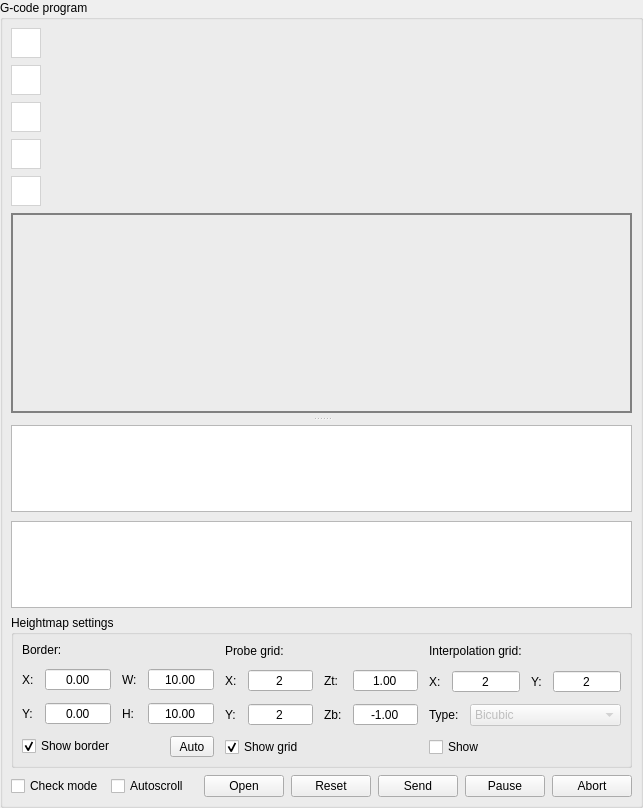
     <widget class="QGroupBox" name="grpProgram">
      <property name="title">
       <string>G-code program</string>
      </property>
      <property name="flat">
       <bool>false</bool>
      </property>
      <layout class="QVBoxLayout" name="verticalLayout_17" stretch="0,0,0,0,0,1,0,0">
       <property name="spacing">
        <number>7</number>
       </property>
       <property name="leftMargin">
        <number>8</number>
       </property>
       <property name="topMargin">
        <number>8</number>
       </property>
       <property name="rightMargin">
        <number>8</number>
       </property>
       <property name="bottomMargin">
        <number>8</number>
       </property>
       <item>
        <widget class="QToolButton" name="cmdIsometric">
         <property name="minimumSize">
          <size>
           <width>30</width>
           <height>30</height>
          </size>
         </property>
         <property name="toolTip">
          <string>Isometric view</string>
         </property>
         <property name="styleSheet">
          <string notr="true">QToolButton { /* all types of tool button */
	color: lightgray;
	border: 1px solid lightgray;
	border-radius: 0px;
	background-color: white;
}

QToolButton:hover { /* all types of tool button */
	border: 1px solid gray;
	color: gray;
}

QToolButton:pressed {
}

QToolButton:checked { /* all types of tool button */
}</string>
         </property>
         <property name="text">
          <string/>
         </property>
         <property name="icon">
          <iconset resource="images.qrc">
           <normaloff>:/images/cube.png</normaloff>:/images/cube.png</iconset>
         </property>
         <property name="iconSize">
          <size>
           <width>20</width>
           <height>20</height>
          </size>
         </property>
        </widget>
       </item>
       <item>
        <widget class="QToolButton" name="cmdTop">
         <property name="minimumSize">
          <size>
           <width>30</width>
           <height>30</height>
          </size>
         </property>
         <property name="toolTip">
          <string>Top view</string>
         </property>
         <property name="styleSheet">
          <string notr="true">QToolButton { /* all types of tool button */
	color: lightgray;
	border: 1px solid lightgray;
	border-radius: 0px;
	background-color: white;
}

QToolButton:hover { /* all types of tool button */
	border: 1px solid gray;
	color: gray;
}

QToolButton:pressed {
}

QToolButton:checked { /* all types of tool button */
}</string>
         </property>
         <property name="text">
          <string/>
         </property>
         <property name="icon">
          <iconset resource="images.qrc">
           <normaloff>:/images/cubeTop.png</normaloff>:/images/cubeTop.png</iconset>
         </property>
         <property name="iconSize">
          <size>
           <width>20</width>
           <height>20</height>
          </size>
         </property>
        </widget>
       </item>
       <item>
        <widget class="QToolButton" name="cmdFront">
         <property name="minimumSize">
          <size>
           <width>30</width>
           <height>30</height>
          </size>
         </property>
         <property name="toolTip">
          <string>Front view</string>
         </property>
         <property name="styleSheet">
          <string notr="true">QToolButton { /* all types of tool button */
	color: lightgray;
	border: 1px solid lightgray;
	border-radius: 0px;
	background-color: white;
}

QToolButton:hover { /* all types of tool button */
	border: 1px solid gray;
	color: gray;
}

QToolButton:pressed {
}

QToolButton:checked { /* all types of tool button */
}</string>
         </property>
         <property name="text">
          <string/>
         </property>
         <property name="icon">
          <iconset resource="images.qrc">
           <normaloff>:/images/cubeFront.png</normaloff>:/images/cubeFront.png</iconset>
         </property>
         <property name="iconSize">
          <size>
           <width>20</width>
           <height>20</height>
          </size>
         </property>
        </widget>
       </item>
       <item>
        <widget class="QToolButton" name="cmdLeft">
         <property name="minimumSize">
          <size>
           <width>30</width>
           <height>30</height>
          </size>
         </property>
         <property name="toolTip">
          <string>Left view</string>
         </property>
         <property name="styleSheet">
          <string notr="true">QToolButton { /* all types of tool button */
	color: lightgray;
	border: 1px solid lightgray;
	border-radius: 0px;
	background-color: white;
}

QToolButton:hover { /* all types of tool button */
	border: 1px solid gray;
	color: gray;
}

QToolButton:pressed {
}

QToolButton:checked { /* all types of tool button */
}</string>
         </property>
         <property name="text">
          <string/>
         </property>
         <property name="icon">
          <iconset resource="images.qrc">
           <normaloff>:/images/cubeLeft.png</normaloff>:/images/cubeLeft.png</iconset>
         </property>
         <property name="iconSize">
          <size>
           <width>20</width>
           <height>20</height>
          </size>
         </property>
        </widget>
       </item>
       <item>
        <widget class="QToolButton" name="cmdFit">
         <property name="minimumSize">
          <size>
           <width>30</width>
           <height>30</height>
          </size>
         </property>
         <property name="toolTip">
          <string>Fit</string>
         </property>
         <property name="styleSheet">
          <string notr="true">QToolButton { /* all types of tool button */
	color: lightgray;
	border: 1px solid lightgray;
	border-radius: 0px;
	background-color: white;
}

QToolButton:hover { /* all types of tool button */
	border: 1px solid gray;
	color: gray;
}

QToolButton:pressed {
}

QToolButton:checked { /* all types of tool button */
}</string>
         </property>
         <property name="text">
          <string/>
         </property>
         <property name="icon">
          <iconset resource="images.qrc">
           <normaloff>:/images/fit_1.png</normaloff>:/images/fit_1.png</iconset>
         </property>
         <property name="iconSize">
          <size>
           <width>20</width>
           <height>20</height>
          </size>
         </property>
        </widget>
       </item>
       <item>
        <widget class="QSplitter" name="splitter">
         <property name="orientation">
          <enum>Qt::Vertical</enum>
         </property>
         <property name="handleWidth">
          <number>12</number>
         </property>
         <widget class="QWidget" name="frame" native="true">
          <property name="sizePolicy">
           <sizepolicy hsizetype="Preferred" vsizetype="Minimum">
            <horstretch>0</horstretch>
            <verstretch>0</verstretch>
           </sizepolicy>
          </property>
          <property name="minimumSize">
           <size>
            <width>0</width>
            <height>200</height>
           </size>
          </property>
          <property name="styleSheet">
           <string notr="true">border: 1px solid gray;</string>
          </property>
          <layout class="QVBoxLayout" name="verticalLayout_8">
           <property name="leftMargin">
            <number>1</number>
           </property>
           <property name="topMargin">
            <number>1</number>
           </property>
           <property name="rightMargin">
            <number>1</number>
           </property>
           <property name="bottomMargin">
            <number>1</number>
           </property>
           <item>
            <widget class="GLWidget" name="glwVisualizer" native="true"/>
           </item>
          </layout>
         </widget>
         <widget class="QWidget" name="layoutWidget">
          <layout class="QVBoxLayout" name="verticalLayout_7">
           <property name="spacing">
            <number>9</number>
           </property>
           <item>
            <widget class="QTableView" name="tblProgram">
             <property name="font">
              <font>
               <pointsize>9</pointsize>
              </font>
             </property>
             <property name="contextMenuPolicy">
              <enum>Qt::CustomContextMenu</enum>
             </property>
             <property name="editTriggers">
              <set>QAbstractItemView::AnyKeyPressed|QAbstractItemView::DoubleClicked|QAbstractItemView::EditKeyPressed|QAbstractItemView::SelectedClicked</set>
             </property>
             <property name="selectionMode">
              <enum>QAbstractItemView::ContiguousSelection</enum>
             </property>
             <property name="selectionBehavior">
              <enum>QAbstractItemView::SelectRows</enum>
             </property>
             <property name="gridStyle">
              <enum>Qt::DashLine</enum>
             </property>
             <attribute name="horizontalHeaderHighlightSections">
              <bool>false</bool>
             </attribute>
             <attribute name="horizontalHeaderMinimumSectionSize">
              <number>50</number>
             </attribute>
             <attribute name="verticalHeaderVisible">
              <bool>false</bool>
             </attribute>
            </widget>
           </item>
           <item>
            <widget class="QTableView" name="tblHeightMap">
             <property name="alternatingRowColors">
              <bool>true</bool>
             </property>
             <property name="selectionMode">
              <enum>QAbstractItemView::SingleSelection</enum>
             </property>
             <property name="gridStyle">
              <enum>Qt::DashLine</enum>
             </property>
             <attribute name="horizontalHeaderVisible">
              <bool>false</bool>
             </attribute>
             <attribute name="horizontalHeaderDefaultSectionSize">
              <number>60</number>
             </attribute>
             <attribute name="horizontalHeaderHighlightSections">
              <bool>false</bool>
             </attribute>
             <attribute name="verticalHeaderVisible">
              <bool>false</bool>
             </attribute>
            </widget>
           </item>
          </layout>
         </widget>
        </widget>
       </item>
       <item>
        <widget class="QGroupBox" name="grpHeightMapSettings">
         <property name="title">
          <string>Heightmap settings</string>
         </property>
         <layout class="QHBoxLayout" name="horizontalLayout_20" stretch="1,1,1">
          <property name="spacing">
           <number>11</number>
          </property>
          <property name="leftMargin">
           <number>8</number>
          </property>
          <property name="topMargin">
           <number>8</number>
          </property>
          <property name="rightMargin">
           <number>8</number>
          </property>
          <property name="bottomMargin">
           <number>8</number>
          </property>
          <item>
           <layout class="QVBoxLayout" name="verticalLayout_18">
            <item>
             <widget class="QLabel" name="label_5">
              <property name="text">
               <string>Border:</string>
              </property>
             </widget>
            </item>
            <item>
             <layout class="QGridLayout" name="gridLayout">
              <item row="0" column="0">
               <widget class="QLabel" name="label_6">
                <property name="text">
                 <string>X:</string>
                </property>
               </widget>
              </item>
              <item row="0" column="1">
               <widget class="QDoubleSpinBox" name="txtHeightMapBorderX">
                <property name="sizePolicy">
                 <sizepolicy hsizetype="Expanding" vsizetype="Fixed">
                  <horstretch>0</horstretch>
                  <verstretch>0</verstretch>
                 </sizepolicy>
                </property>
                <property name="locale">
                 <locale language="C" country="AnyCountry"/>
                </property>
                <property name="alignment">
                 <set>Qt::AlignCenter</set>
                </property>
                <property name="buttonSymbols">
                 <enum>QAbstractSpinBox::NoButtons</enum>
                </property>
                <property name="minimum">
                 <double>-999.000000000000000</double>
                </property>
                <property name="maximum">
                 <double>999.000000000000000</double>
                </property>
               </widget>
              </item>
              <item row="1" column="3">
               <widget class="QDoubleSpinBox" name="txtHeightMapBorderHeight">
                <property name="sizePolicy">
                 <sizepolicy hsizetype="Expanding" vsizetype="Fixed">
                  <horstretch>0</horstretch>
                  <verstretch>0</verstretch>
                 </sizepolicy>
                </property>
                <property name="locale">
                 <locale language="C" country="AnyCountry"/>
                </property>
                <property name="alignment">
                 <set>Qt::AlignCenter</set>
                </property>
                <property name="buttonSymbols">
                 <enum>QAbstractSpinBox::NoButtons</enum>
                </property>
                <property name="minimum">
                 <double>-999.000000000000000</double>
                </property>
                <property name="maximum">
                 <double>999.000000000000000</double>
                </property>
                <property name="value">
                 <double>10.000000000000000</double>
                </property>
               </widget>
              </item>
              <item row="1" column="2">
               <widget class="QLabel" name="label_9">
                <property name="text">
                 <string>H:</string>
                </property>
               </widget>
              </item>
              <item row="1" column="1">
               <widget class="QDoubleSpinBox" name="txtHeightMapBorderY">
                <property name="sizePolicy">
                 <sizepolicy hsizetype="Expanding" vsizetype="Fixed">
                  <horstretch>0</horstretch>
                  <verstretch>0</verstretch>
                 </sizepolicy>
                </property>
                <property name="locale">
                 <locale language="C" country="AnyCountry"/>
                </property>
                <property name="alignment">
                 <set>Qt::AlignCenter</set>
                </property>
                <property name="buttonSymbols">
                 <enum>QAbstractSpinBox::NoButtons</enum>
                </property>
                <property name="minimum">
                 <double>-999.000000000000000</double>
                </property>
                <property name="maximum">
                 <double>999.000000000000000</double>
                </property>
               </widget>
              </item>
              <item row="1" column="0">
               <widget class="QLabel" name="label_7">
                <property name="text">
                 <string>Y:</string>
                </property>
               </widget>
              </item>
              <item row="0" column="2">
               <widget class="QLabel" name="label_8">
                <property name="text">
                 <string>W:</string>
                </property>
               </widget>
              </item>
              <item row="0" column="3">
               <widget class="QDoubleSpinBox" name="txtHeightMapBorderWidth">
                <property name="sizePolicy">
                 <sizepolicy hsizetype="Expanding" vsizetype="Fixed">
                  <horstretch>0</horstretch>
                  <verstretch>0</verstretch>
                 </sizepolicy>
                </property>
                <property name="locale">
                 <locale language="C" country="AnyCountry"/>
                </property>
                <property name="alignment">
                 <set>Qt::AlignCenter</set>
                </property>
                <property name="buttonSymbols">
                 <enum>QAbstractSpinBox::NoButtons</enum>
                </property>
                <property name="minimum">
                 <double>-999.000000000000000</double>
                </property>
                <property name="maximum">
                 <double>999.000000000000000</double>
                </property>
                <property name="value">
                 <double>10.000000000000000</double>
                </property>
               </widget>
              </item>
             </layout>
            </item>
            <item>
             <layout class="QHBoxLayout" name="horizontalLayout_18">
              <item>
               <widget class="QCheckBox" name="chkHeightMapBorderShow">
                <property name="text">
                 <string>Show border</string>
                </property>
                <property name="checked">
                 <bool>true</bool>
                </property>
               </widget>
              </item>
              <item>
               <widget class="StyledToolButton" name="cmdHeightMapBorderAuto">
                <property name="minimumSize">
                 <size>
                  <width>44</width>
                  <height>18</height>
                 </size>
                </property>
                <property name="text">
                 <string>Auto</string>
                </property>
               </widget>
              </item>
             </layout>
            </item>
           </layout>
          </item>
          <item>
           <layout class="QVBoxLayout" name="verticalLayout_19">
            <item>
             <widget class="QLabel" name="label_10">
              <property name="text">
               <string>Probe grid:</string>
              </property>
             </widget>
            </item>
            <item>
             <layout class="QGridLayout" name="gridLayout_4">
              <item row="0" column="0">
               <widget class="QLabel" name="label_12">
                <property name="text">
                 <string>X:</string>
                </property>
               </widget>
              </item>
              <item row="0" column="1">
               <widget class="QDoubleSpinBox" name="txtHeightMapGridX">
                <property name="sizePolicy">
                 <sizepolicy hsizetype="Expanding" vsizetype="Fixed">
                  <horstretch>0</horstretch>
                  <verstretch>0</verstretch>
                 </sizepolicy>
                </property>
                <property name="locale">
                 <locale language="C" country="AnyCountry"/>
                </property>
                <property name="alignment">
                 <set>Qt::AlignCenter</set>
                </property>
                <property name="buttonSymbols">
                 <enum>QAbstractSpinBox::NoButtons</enum>
                </property>
                <property name="decimals">
                 <number>0</number>
                </property>
                <property name="minimum">
                 <double>2.000000000000000</double>
                </property>
                <property name="maximum">
                 <double>1000.000000000000000</double>
                </property>
                <property name="value">
                 <double>2.000000000000000</double>
                </property>
               </widget>
              </item>
              <item row="0" column="5">
               <widget class="QDoubleSpinBox" name="txtHeightMapGridZTop">
                <property name="sizePolicy">
                 <sizepolicy hsizetype="Expanding" vsizetype="Fixed">
                  <horstretch>0</horstretch>
                  <verstretch>0</verstretch>
                 </sizepolicy>
                </property>
                <property name="locale">
                 <locale language="C" country="AnyCountry"/>
                </property>
                <property name="alignment">
                 <set>Qt::AlignCenter</set>
                </property>
                <property name="buttonSymbols">
                 <enum>QAbstractSpinBox::NoButtons</enum>
                </property>
                <property name="minimum">
                 <double>-999.000000000000000</double>
                </property>
                <property name="maximum">
                 <double>999.000000000000000</double>
                </property>
                <property name="value">
                 <double>1.000000000000000</double>
                </property>
               </widget>
              </item>
              <item row="1" column="5">
               <widget class="QDoubleSpinBox" name="txtHeightMapGridZBottom">
                <property name="sizePolicy">
                 <sizepolicy hsizetype="Expanding" vsizetype="Fixed">
                  <horstretch>0</horstretch>
                  <verstretch>0</verstretch>
                 </sizepolicy>
                </property>
                <property name="locale">
                 <locale language="C" country="AnyCountry"/>
                </property>
                <property name="alignment">
                 <set>Qt::AlignCenter</set>
                </property>
                <property name="buttonSymbols">
                 <enum>QAbstractSpinBox::NoButtons</enum>
                </property>
                <property name="minimum">
                 <double>-999.000000000000000</double>
                </property>
                <property name="maximum">
                 <double>999.000000000000000</double>
                </property>
                <property name="value">
                 <double>-1.000000000000000</double>
                </property>
               </widget>
              </item>
              <item row="1" column="1">
               <widget class="QDoubleSpinBox" name="txtHeightMapGridY">
                <property name="sizePolicy">
                 <sizepolicy hsizetype="Expanding" vsizetype="Fixed">
                  <horstretch>0</horstretch>
                  <verstretch>0</verstretch>
                 </sizepolicy>
                </property>
                <property name="locale">
                 <locale language="C" country="AnyCountry"/>
                </property>
                <property name="alignment">
                 <set>Qt::AlignCenter</set>
                </property>
                <property name="buttonSymbols">
                 <enum>QAbstractSpinBox::NoButtons</enum>
                </property>
                <property name="decimals">
                 <number>0</number>
                </property>
                <property name="minimum">
                 <double>2.000000000000000</double>
                </property>
                <property name="maximum">
                 <double>1000.000000000000000</double>
                </property>
                <property name="value">
                 <double>2.000000000000000</double>
                </property>
               </widget>
              </item>
              <item row="1" column="3">
               <widget class="QLabel" name="label_11">
                <property name="text">
                 <string>Zb:</string>
                </property>
               </widget>
              </item>
              <item row="1" column="0">
               <widget class="QLabel" name="label_13">
                <property name="text">
                 <string>Y:</string>
                </property>
               </widget>
              </item>
              <item row="0" column="3">
               <widget class="QLabel" name="label_14">
                <property name="text">
                 <string>Zt:</string>
                </property>
               </widget>
              </item>
             </layout>
            </item>
            <item>
             <layout class="QHBoxLayout" name="horizontalLayout_19">
              <item>
               <widget class="QCheckBox" name="chkHeightMapGridShow">
                <property name="text">
                 <string>Show grid</string>
                </property>
                <property name="checked">
                 <bool>true</bool>
                </property>
               </widget>
              </item>
              <item>
               <spacer name="horizontalSpacer_6">
                <property name="orientation">
                 <enum>Qt::Horizontal</enum>
                </property>
                <property name="sizeHint" stdset="0">
                 <size>
                  <width>40</width>
                  <height>1</height>
                 </size>
                </property>
               </spacer>
              </item>
             </layout>
            </item>
           </layout>
          </item>
          <item>
           <layout class="QVBoxLayout" name="verticalLayout_20">
            <item>
             <widget class="QLabel" name="label_16">
              <property name="text">
               <string>Interpolation grid:</string>
              </property>
             </widget>
            </item>
            <item>
             <layout class="QGridLayout" name="gridLayout_6">
              <item row="1" column="2">
               <widget class="QLabel" name="label_19">
                <property name="text">
                 <string>Y:</string>
                </property>
               </widget>
              </item>
              <item row="1" column="0">
               <widget class="QLabel" name="label_18">
                <property name="text">
                 <string>X:</string>
                </property>
               </widget>
              </item>
              <item row="1" column="1">
               <widget class="QDoubleSpinBox" name="txtHeightMapInterpolationStepX">
                <property name="sizePolicy">
                 <sizepolicy hsizetype="Expanding" vsizetype="Fixed">
                  <horstretch>0</horstretch>
                  <verstretch>0</verstretch>
                 </sizepolicy>
                </property>
                <property name="locale">
                 <locale language="C" country="AnyCountry"/>
                </property>
                <property name="alignment">
                 <set>Qt::AlignCenter</set>
                </property>
                <property name="buttonSymbols">
                 <enum>QAbstractSpinBox::NoButtons</enum>
                </property>
                <property name="decimals">
                 <number>0</number>
                </property>
                <property name="minimum">
                 <double>2.000000000000000</double>
                </property>
                <property name="maximum">
                 <double>1000.000000000000000</double>
                </property>
                <property name="value">
                 <double>2.000000000000000</double>
                </property>
               </widget>
              </item>
              <item row="1" column="3">
               <widget class="QDoubleSpinBox" name="txtHeightMapInterpolationStepY">
                <property name="sizePolicy">
                 <sizepolicy hsizetype="Expanding" vsizetype="Fixed">
                  <horstretch>0</horstretch>
                  <verstretch>0</verstretch>
                 </sizepolicy>
                </property>
                <property name="locale">
                 <locale language="C" country="AnyCountry"/>
                </property>
                <property name="alignment">
                 <set>Qt::AlignCenter</set>
                </property>
                <property name="buttonSymbols">
                 <enum>QAbstractSpinBox::NoButtons</enum>
                </property>
                <property name="decimals">
                 <number>0</number>
                </property>
                <property name="minimum">
                 <double>2.000000000000000</double>
                </property>
                <property name="maximum">
                 <double>1000.000000000000000</double>
                </property>
                <property name="value">
                 <double>2.000000000000000</double>
                </property>
               </widget>
              </item>
             </layout>
            </item>
            <item>
             <layout class="QHBoxLayout" name="horizontalLayout_23" stretch="0,0">
              <item>
               <widget class="QLabel" name="label_17">
                <property name="text">
                 <string>Type:</string>
                </property>
               </widget>
              </item>
              <item>
               <widget class="QComboBox" name="cboHeightMapInterpolationType">
                <property name="enabled">
                 <bool>false</bool>
                </property>
                <property name="sizePolicy">
                 <sizepolicy hsizetype="Expanding" vsizetype="Fixed">
                  <horstretch>0</horstretch>
                  <verstretch>0</verstretch>
                 </sizepolicy>
                </property>
                <item>
                 <property name="text">
                  <string>Bicubic</string>
                 </property>
                </item>
               </widget>
              </item>
             </layout>
            </item>
            <item>
             <layout class="QHBoxLayout" name="horizontalLayout_24">
              <item>
               <widget class="QCheckBox" name="chkHeightMapInterpolationShow">
                <property name="text">
                 <string>Show</string>
                </property>
               </widget>
              </item>
              <item>
               <spacer name="horizontalSpacer_8">
                <property name="orientation">
                 <enum>Qt::Horizontal</enum>
                </property>
                <property name="sizeHint" stdset="0">
                 <size>
                  <width>40</width>
                  <height>1</height>
                 </size>
                </property>
               </spacer>
              </item>
             </layout>
            </item>
           </layout>
          </item>
         </layout>
        </widget>
       </item>
       <item>
        <layout class="QHBoxLayout" name="horizontalLayout_3">
         <item>
          <widget class="QCheckBox" name="chkTestMode">
           <property name="sizePolicy">
            <sizepolicy hsizetype="Preferred" vsizetype="Fixed">
             <horstretch>0</horstretch>
             <verstretch>0</verstretch>
            </sizepolicy>
           </property>
           <property name="minimumSize">
            <size>
             <width>22</width>
             <height>0</height>
            </size>
           </property>
           <property name="text">
            <string>Check mode</string>
           </property>
          </widget>
         </item>
         <item>
          <widget class="QCheckBox" name="chkAutoScroll">
           <property name="sizePolicy">
            <sizepolicy hsizetype="Preferred" vsizetype="Fixed">
             <horstretch>0</horstretch>
             <verstretch>0</verstretch>
            </sizepolicy>
           </property>
           <property name="minimumSize">
            <size>
             <width>22</width>
             <height>0</height>
            </size>
           </property>
           <property name="text">
            <string>Autoscroll</string>
           </property>
          </widget>
         </item>
         <item>
          <spacer name="spacerBot">
           <property name="orientation">
            <enum>Qt::Horizontal</enum>
           </property>
           <property name="sizeHint" stdset="0">
            <size>
             <width>8</width>
             <height>20</height>
            </size>
           </property>
          </spacer>
         </item>
         <item>
          <widget class="QPushButton" name="cmdFileOpen">
           <property name="text">
            <string>Open</string>
           </property>
          </widget>
         </item>
         <item>
          <widget class="QPushButton" name="cmdFileReset">
           <property name="text">
            <string>Reset</string>
           </property>
          </widget>
         </item>
         <item>
          <widget class="QPushButton" name="cmdFileSend">
           <property name="text">
            <string>Send</string>
           </property>
          </widget>
         </item>
         <item>
          <widget class="QPushButton" name="cmdFilePause">
           <property name="text">
            <string>Pause</string>
           </property>
           <property name="checkable">
            <bool>true</bool>
           </property>
          </widget>
         </item>
         <item>
          <widget class="QPushButton" name="cmdFileAbort">
           <property name="text">
            <string>Abort</string>
           </property>
          </widget>
         </item>
        </layout>
       </item>
      </layout>
     </widget>
